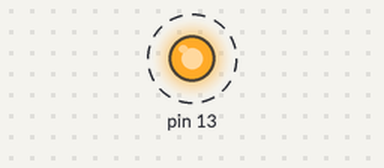
Simulated run of this sketch. Board: Arduino Uno, built with avr-gcc and run on an emulated ATmega328P. Parts: output pins drawn as LEDs (lit = HIGH). Dashed ring = blinking. What the sketch prints to the serial monitor is not drawn.

Above: at 0.7 s.
Timing chart, 0 to 3.5 s (numbered marks = the images above):
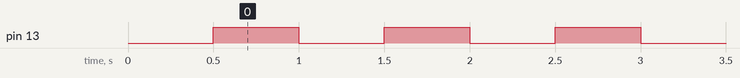

The sketch:

led.ino
```cpp
unsigned long a = 0;

void setup() {
  Serial.begin(115200);
  pinMode(13,OUTPUT);
  Serial.println("hello");
  delay(500);
}

void loop() {
  digitalWrite(13, HIGH);
  delay(500);
  digitalWrite(13, LOW);
  delay(500);
  Serial.println(a);
  a = a + 1;
}
```

Measured:
- by itself, pin 13: alternates HIGH for 0.50 s and LOW for 0.50 s
